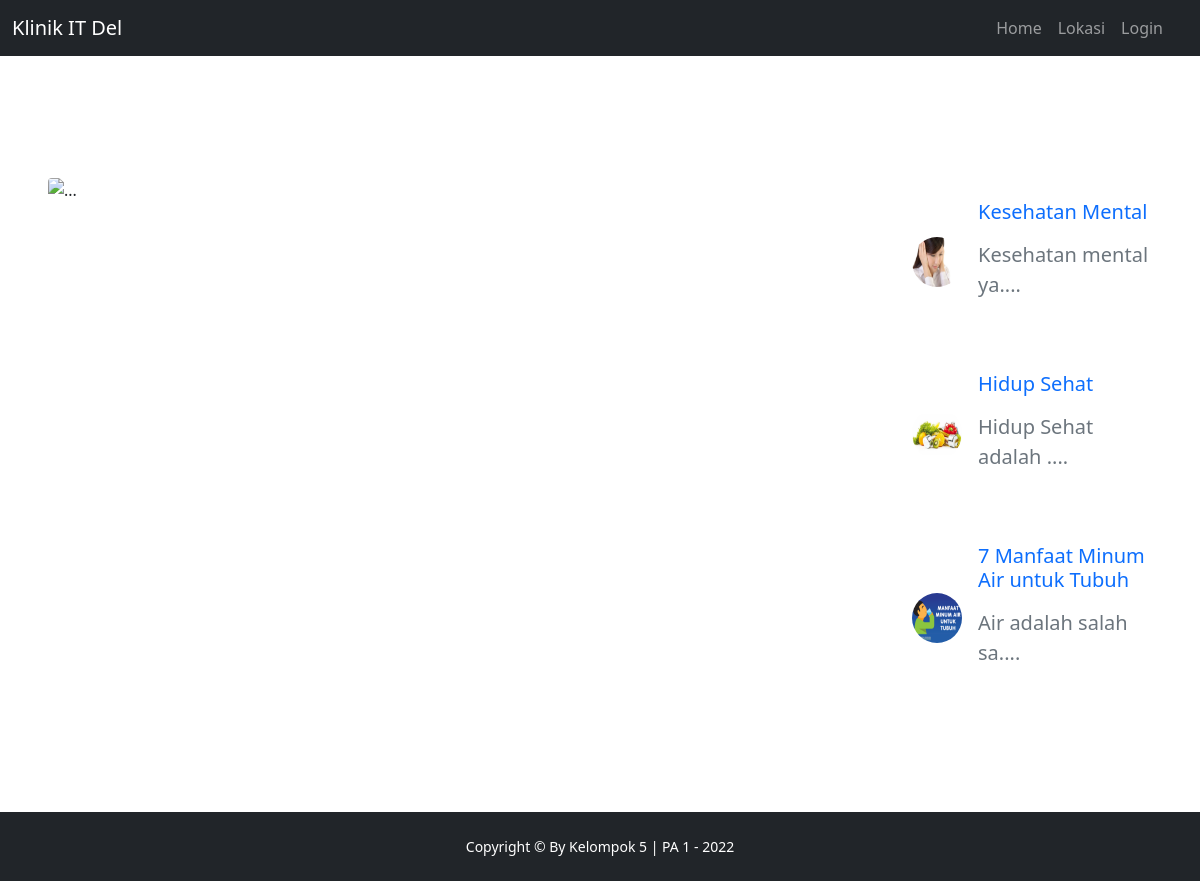
The page /views/admin/detail_artikel.php on the database its author committed.
### tables this page shows
CREATE TABLE `artikel` (
  `id` int(11) NOT NULL AUTO_INCREMENT,
  `judul_artikel` varchar(100) NOT NULL,
  `deskripsi_artikel` text NOT NULL,
  `lampiran` varchar(100) NOT NULL,
  `tanggal_artikel` datetime NOT NULL,
  `user_id` int(100) DEFAULT NULL,
  PRIMARY KEY (`id`),
  KEY `user_id` (`user_id`),
  CONSTRAINT `artikel_ibfk_1` FOREIGN KEY (`user_id`) REFERENCES `user` (`id`)
);

### views/admin/detail_artikel.php (the view, shortened to what this page needs)
<?php
include("view-header.php");
?>
<?php
$query = mysqli_query($connect, "SELECT * FROM artikel WHERE id='$_GET[id]'");
$data  = mysqli_fetch_array($query);
$query2 = mysqli_query($connect, "SELECT * FROM artikel WHERE id != '$_GET[id]'");
?>
<!DOCTYPE html>
<html lang="en">
    <body class="d-flex flex-column">
        <main class="flex-shrink-0">
            <section class="py-5">
                <div class="container px-5 my-5">
                    <div class="row gx-5">
                        <div class="col-lg-9">
                            <article>
                                <figure class="mb-4"><img class="img-fluid rounded" src="<?php echo $data['lampiran'] ?>" max-width:600px alt="..." /></figure>
                            </article>
                        </div>
                        <div class="col-lg-3">
                        <?php
                            while ($data2 = mysqli_fetch_assoc($query2))
                            {
                                echo '<div class="d-flex align-items-center mt-lg-5 mb-4">';
                                echo '<img class="img-fluid rounded-circle" src="'.$data2['lampiran'].'" style="height:50px; width:50px" alt="..." />';
                                echo '<div class="ms-3">';
                                    echo '<h5 class="card-title mb-3"><a style="text-decoration:none" href="./detail_artikel?id='.$data2['id'].'">'.$data2['judul_artikel'].'</a></h5>';
                                    echo '<div class="text-muted">'.substr($data2['deskripsi_artikel'], 0, 40).'....</div>';
                                echo '</div>';
                            echo '</div>';
                            }
                        ?>
                        </div>
                    </div>
                </div>
            </section>
        </main>
    </body>
</html>
<?php
include("view-footer.php");
?>

### views/admin/view-header.php (style rules this page uses)
@media (min-width: 1200px) { .container { max-width: 1200px; } }

### rows shown on the page
artikel: lampiran (picture), judul_artikel "Kesehatan Mental", deskripsi_artikel "Kesehatan mental ya"
artikel: lampiran (picture), judul_artikel "Hidup Sehat", deskripsi_artikel "Hidup Sehat adalah"
artikel: lampiran (picture), judul_artikel "7 Manfaat Minum Air untuk Tubuh", deskripsi_artikel "Air adalah salah sa"
